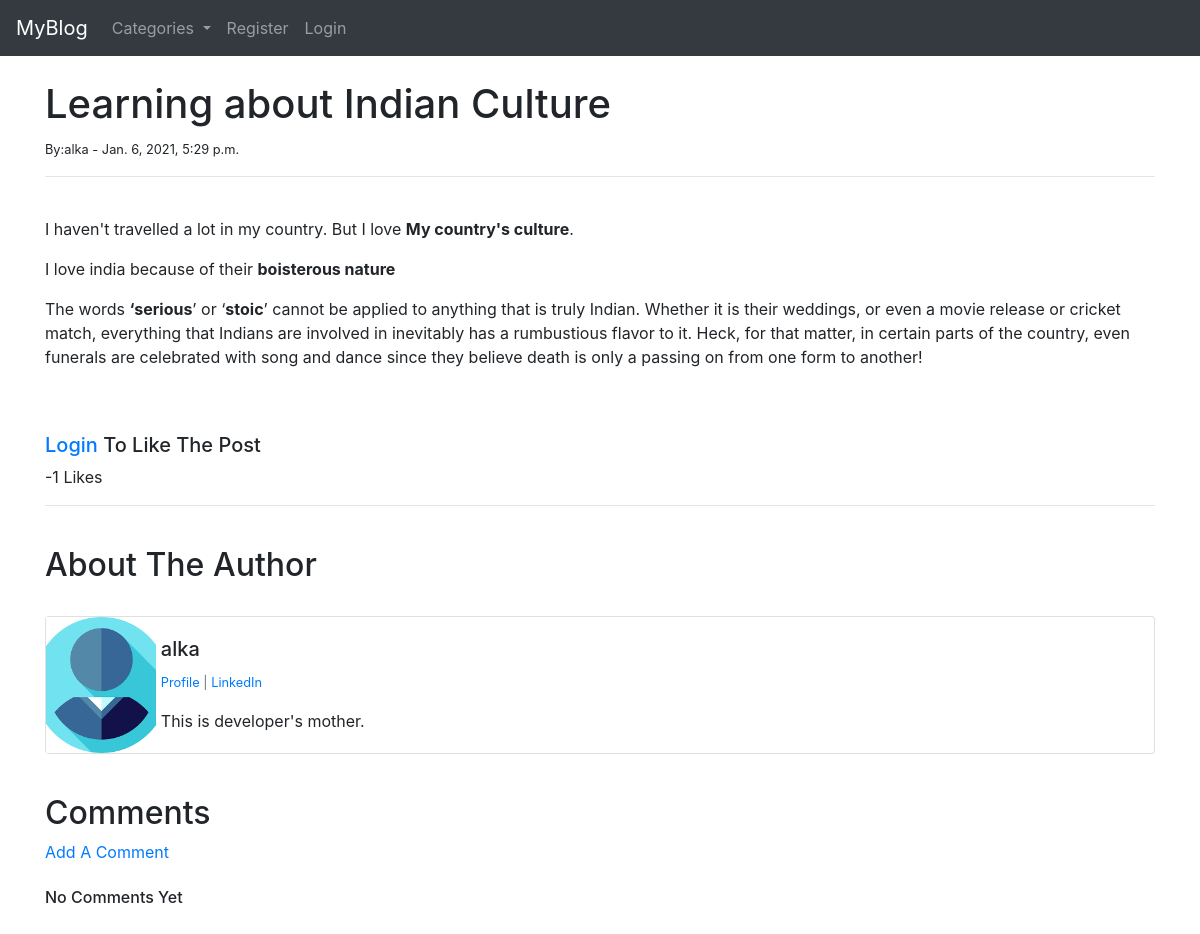
The app's page /article/18, older data.
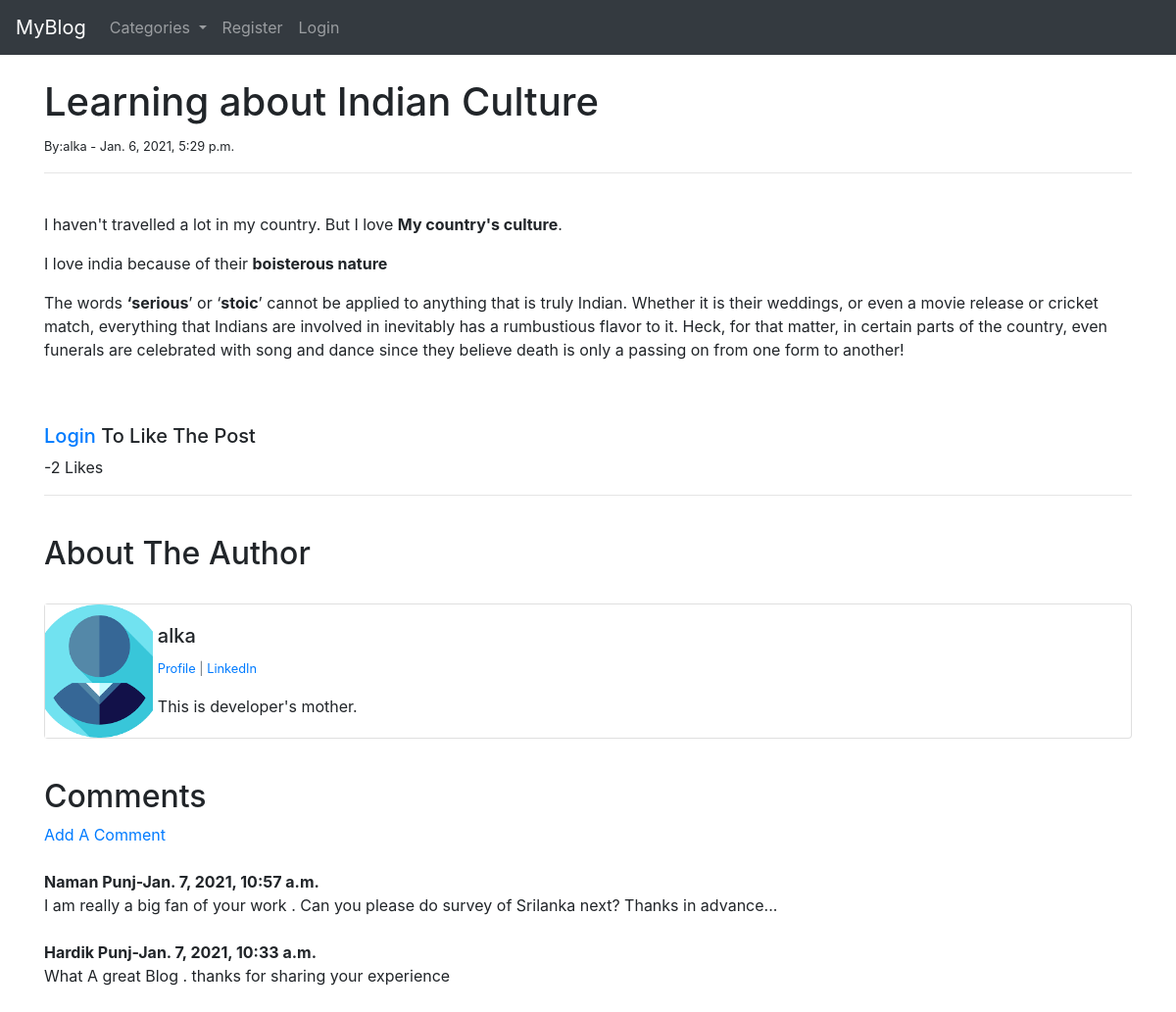
The same page, newer data.
### blog/models.py (models this page shows, shortened)
class Comment(models.Model):
    post=models.ForeignKey(Post,related_name='comments',on_delete=models.CASCADE)
    body=models.TextField()
    name_of_user=models.CharField(max_length=100)
    date_added=models.DateTimeField(auto_now_add=True)
    class Meta:
        ordering=('-date_added',)

### blog/views.py (the view)
# urls.py: path('article/<int:pk>',views.ArticleView.as_view(),name='article'),
class ArticleView(DetailView):
    model=models.Post
    context_object_name='article'
    template_name='article_detail.html'
    def get_context_data(self,*args,**kwargs):
        cat_menu=models.Category.objects.all()
        new_context=super(ArticleView,self).get_context_data(*args,**kwargs)
        like_object=get_object_or_404(models.Post,id=self.kwargs['pk'])
        total_likes=like_object.total_likes()
        liked=False
        if like_object.like.filter(id=self.request.user.id).exists():
            liked=True
        new_context['total_likes']=total_likes
        new_context['cat_menu']=cat_menu
        new_context['liked']=liked
        return new_context

### blog/models.py (called while the page is built)
    def __str__(self):
        return self.name

    def total_likes(self):
        return self.like.count()

### templates/article_detail.html (shortened to what this page needs)
{% extends 'base.html' %}
{% load static %}
{% block content%}
    <h1>{{article.title}}</h1>
    <small>By:{{article.author}} - {{article.created_at}}</small>
    <br>
    <hr>
    <br>
    {% autoescape off %}
    {{article.body|safe}}
    {% endautoescape %}
    <br><br>
    <form action="{% url 'like_post' article.pk %}" method="post" name="postid" value="{{article.id}}">
            {% if user.is_authenticated %}
                {% if liked %}
                    <button type="submit" class="btn btn-danger">Unlike</button>
                {% else %}
                    <button type="submit" class="btn btn-info">Like</button>
                {% endif %}
            {% else %}
                <h5><a href="{% url 'login' %}">Login</a> To Like The Post</h5>
            {% endif %}
        -{{total_likes}} Likes
    </form>
    <hr>
    <br>
    <h2>About The Author</h2>
    <br>
    <div class="card mb-3">
        <div class="row g-0">
          <div class="col-md-1">
            {% if article.author.profile.profile_pic %}
                <img src="{{article.author.profile.profile_pic.url}}" width="170%" height="100%" style="object-fit: cover;">
            {% else %}
            <img src="{% static 'blogcodemy/images/images.png' %}" width="170%" height="100%" style="object-fit: cover;">
            {% endif %}
          </div>
          <div class="col-md-10">
            <div class="card-body">
              <h5 class="card-title">{{article.author}}</h5>
              <p class="small text-muted">
                {% if article.author.profile.id %}
                    <a href="{% url 'profile' article.author.profile.id %}">
                        Profile
                    </a>
                {% endif %}
                 {% if article.author.profile.linkedin_url %}
                    |<a href="{{article.author.profile.linkedin_url}}">
                        LinkedIn
                    </a>
                 {% endif %}
                </p>
              <p class="card-text">{{article.author.profile.bio}}</p>
            </div>
          </div>
        </div>
      </div>
      <br>
    <h2>Comments</h2>
    <a href="{% url 'add_comment' article.id %}"> Add A Comment </a>
    <br>
    <br>
    {% if not article.comments.all %}
        <h6>No Comments Yet</h6>
    {% else %}
        {% for comment in article.comments.all%}
            <strong>{{comment.name_of_user}}-{{comment.date_added}}</strong>
            <br>
            {{comment.body}}<br><br>
        {% endfor %}
    {% endif %}
    <br>
{% endblock %}

Row changes from the older to the newer data that the page shows:
added Comment: name_of_user "Naman Punj", date_added "Jan. 7, 2021, 10:57 a.m.", body "I am really a big fan of your work . Can you please do survey of Srilanka next? Thanks in advance..."
added Comment: name_of_user "Hardik Punj", date_added "Jan. 7, 2021, 10:33 a.m.", body "What A great Blog . thanks for sharing your experience"
Text that changed along with them:
{{ total_likes }}: "1" → "2"
text no longer shown: "No Comments Yet"
